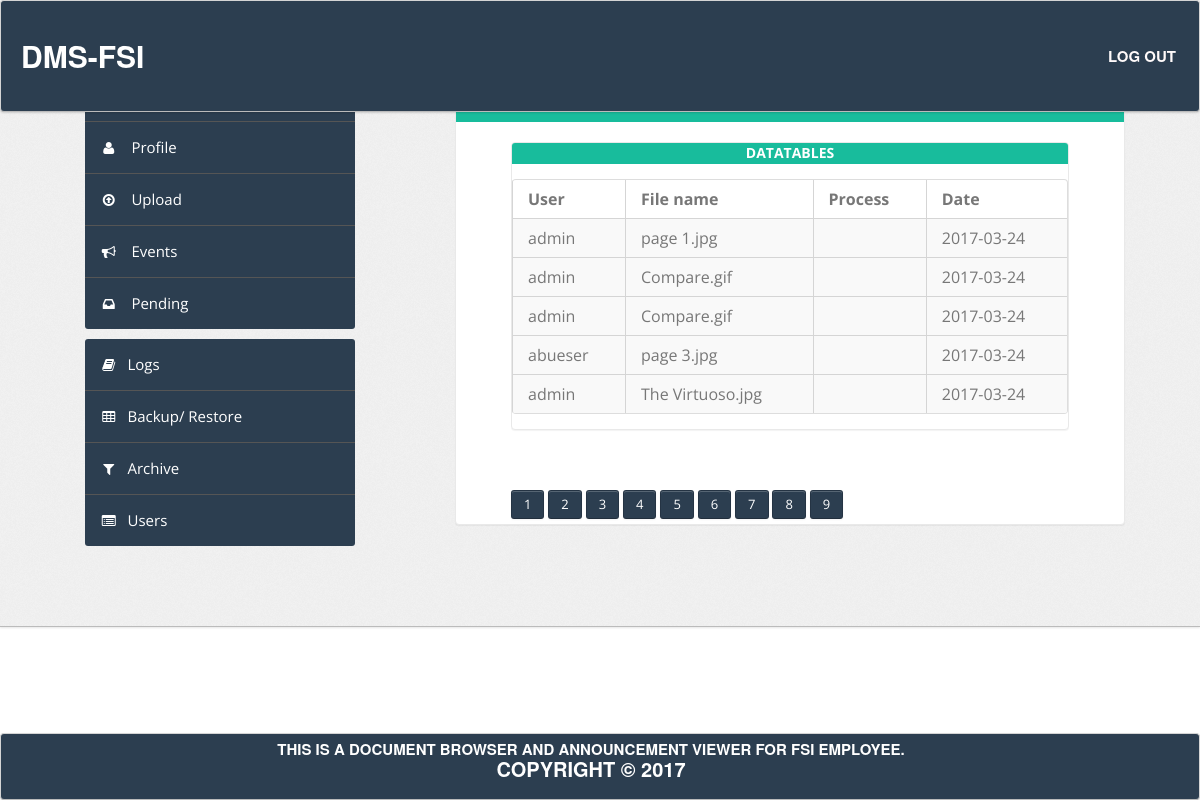
The app's page /user_management/admin/log.php (signed in) with its own data.
### tables this page shows
CREATE TABLE IF NOT EXISTS `logs` (
  `user_id` varchar(100) NOT NULL,
  `SECTION_ID` int(2) NOT NULL,
  `fileName` varchar(100) NOT NULL,
  `date` date NOT NULL
);

### user_management/admin/logdata.php (the view, shortened to what this page needs)
<?php
	include('inc/db3.php');
	$page=$_GET["page"];
	if($page=="" || $page=="1")
	{
		$page1=0;
	}
	else
	{
		$page1=($page*5)-5;
	}
	$sql3 = "SELECT * FROM logs  order by date desc limit $page1,5";
	$sql33 = "SELECT * FROM logs  order by date desc ";
	$res3 = mysqli_query($con3,$sql3);
?>
<?php
			echo "
			<div class='module'>
							<div class='module-head'>
								<h3>DataTables</h3>
							</div>
							<div class='module-body table' >
			<table class='datatable-1 table table-bordered table-striped	 display' width='100%'>
			<thead>
				<tr>
					<th>
						User
					</th>
					<th>
						File name
					</th>
					<th>
						Process
					</th>
					<th>
						Date
					</th>
				</tr>
			</thead>";
				while($row3 = mysqli_fetch_array($res3)){
					$user     			=$row3['user_id'];
					$fileName			=$row3['fileName'];
				$date				=$row3['date'];
				$sec_id        	    =$row3['process'];
					echo  "<tbody><tr><td>"," ".$user ."</td>"
					,"<td>". $fileName . "</td>"
					,"<td>". $sec_id ."</td>"
					,"<td>". $date ."</td>";
					echo "</tr></tbody>";
				}
			echo "</table></div></div></div>";
			$res9 = mysqli_query($con3,$sql33);
					$cou = mysqli_num_rows($res9);
					$a = $cou/5;
					$a = ceil($a);
					echo "<br>";echo "<br>";
						for($b=1;$b<=$a;$b++)
						{
							?><a href="log.php?page=<?php echo $b; ?>"style="color:#fff; size:10px; margin-bottom:5px;"class="btn"><?php echo $b." "; ?></a> <?php
						}
?>

### user_management/admin/header.php (shortened to what this page needs)
<html lang="en">
    <head>
		<link type="text/css" href="/FSILogin/assets/bootstrap/css/freelancer.css" rel="stylesheet">
		<link type="text/css" href="/FSILogin/assets/bootstrap/css/bootstrap.min.css" rel="stylesheet">
		<link type="text/css" href="/FSILogin/assets/bootstrap/css/bootstrap-responsive.min.css" rel="stylesheet">
		<link type="text/css" href="/FSILogin/assets/css/theme.css" rel="stylesheet">
		<link type="text/css" href="/FSILogin/assets/images/icons/css/font-awesome.css" rel="stylesheet">
    </head>
	<body>
		<div class="navbar navbar-default">
			<div class="navbar-fixed-top navbar-inner">
				<div class="container">
					<a class="brand" href="home.php">
						DMS-FSI
					</a>
						<ul class="nav pull-right">
							<li class="page-scroll">
								<a  href="<?php echo "logout.php" ?>">
									Log Out
							</a>
							</li>
						</ul>
					</div>
				</div>
			</div>
	</body>
</html>

### user_management/admin/log.php (shortened to what this page needs)
<?php include 'header.php'; ?>
<div class="wrapper">
	<div class="container">
		<div class="row">
			<div class="span3">
				<?php include 'side.php'; ?>
			</div>
			<div class="span7">
				<div class="content">
					<div class="module">
						<div class="module-head">
							<h1>Logs</h1>
						</div>
						<div class="module-body">
							<div class="stream-composer media"></br>
								<?php include('logdata.php');?>
							</div>
						</div>
					</div>
				</div>
			</div>
		</div>
	</div>
<?php include 'footer.php'; ?>

### user_management/admin/side.php (shortened to what this page needs)
	<div class="sidebar">
		<ul class="widget widget-menu unstyled">
			<li class="active">
				<a  href="<?php echo "home.php?page=1" ?>">
				</a>
			</li>
			<li>
				<a  href="<?php echo "profile.php" ?>">
					<i class="menu-icon icon-user"></i>
					Profile
				</a>
			</li>
			<li>
				<a  href="<?php echo "uploadpage.php" ?>">
					<i class="menu-icon icon-upload"></i>
					Upload
				</a>
			</li>
			<li>
				<a  href="<?php echo "event.php?page=1" ?>">
					<i class="menu-icon icon-bullhorn"></i>
					Events
				</a>
			</li>
			<li>
				<a  href="<?php echo "pending.php?page=1" ?>">
					<i class="menu-icon icon-inbox"></i>
					Pending
				</a>
			</li>
		</ul>
		<ul class="widget widget-menu unstyled">
				<li>
					<a  href="<?php echo "log.php?page=1" ?>">
						<i class="menu-icon icon-book"></i>Logs
					</a>
				</li>
				<li>
					<a  href="<?php echo "backup_&_restore.php" ?>">
						<i class="menu-icon icon-table"></i>Backup/ Restore
					</a>
				</li>
				<li>
					<a  href="<?php echo "archive.php" ?>">
						<i class="menu-icon icon-filter"></i>Archive
					</a>
				</li>
				<li>
					<a  href="<?php echo "users.php?page=1" ?>">
						<i class="menu-icon icon-list-alt"></i>Users
					</a
				</li>
			</ul>
</div>

### user_management/admin/footer.php
<footer class="navbar navbar-default">
	<div class="navbar-fixed-bottom navbar-inner">
		<div class="container">
			<div class="row" align="center">
				<?php
					$cp = "Copyright";
					$descfoot = "This is a document browser and announcement viewer for FSI employee.";
					$taon = date('Y');
				?>
				<address style="color:#fff; padding-top:5px;">
					<?php echo $descfoot ?><p><?php echo "$cp &copy $taon" ?></p>
				</address>
            </div>
		</div>
    </footer>
</body>
</html>

### assets/css/freelancer.css (style rules this page uses)
body { overflow-x: hidden; }
p { font-size: 20px; }
a, a:hover, a:focus, a:active, a.active { outline: 0; color: #18bc9c; }
h1, h2, h3, h4, h5, h6 { text-transform: uppercase; font-family: Montserrat,"Helvetica Neue",Helvetica,Arial,sans-serif; font-weight: 700; }
@media (min-width:768px) { .navbar-fixed-top { padding: 25px 0; -webkit-transition: padding .3s; -moz-transition: padding .3s; transition: padding .3s; } }
.navbar { text-transform: uppercase; font-family: Montserrat,"Helvetica Neue",Helvetica,Arial,sans-serif; font-weight: 700; }
.navbar-default, .navbar-inverse { border: 0; }
footer { color: #fff; }

### records on screen
logs: user "admin", fileName "page 1.jpg", date "2017-03-24"
logs: user "admin", fileName "Compare.gif", date "2017-03-24"
logs: user "admin", fileName "Compare.gif", date "2017-03-24"
logs: user "abueser", fileName "page 3.jpg", date "2017-03-24"
logs: user "admin", fileName "The Virtuoso.jpg", date "2017-03-24"

### other values on screen
$descfoot "THIS IS A DOCUMENT BROWSER AND ANNOUNCEMENT VIEWER FOR FSI EMPLOYEE."
$cp "COPYRIGHT"
